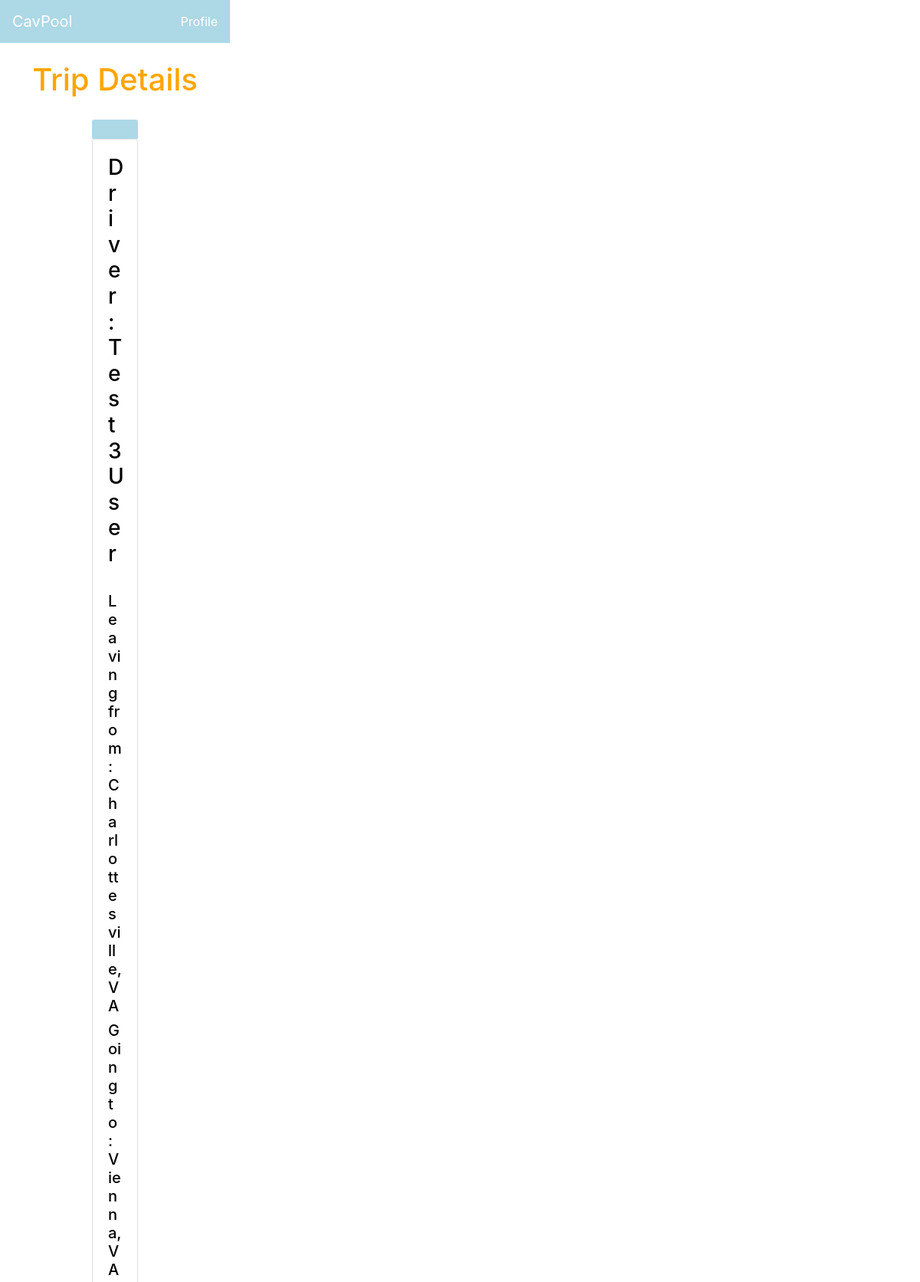
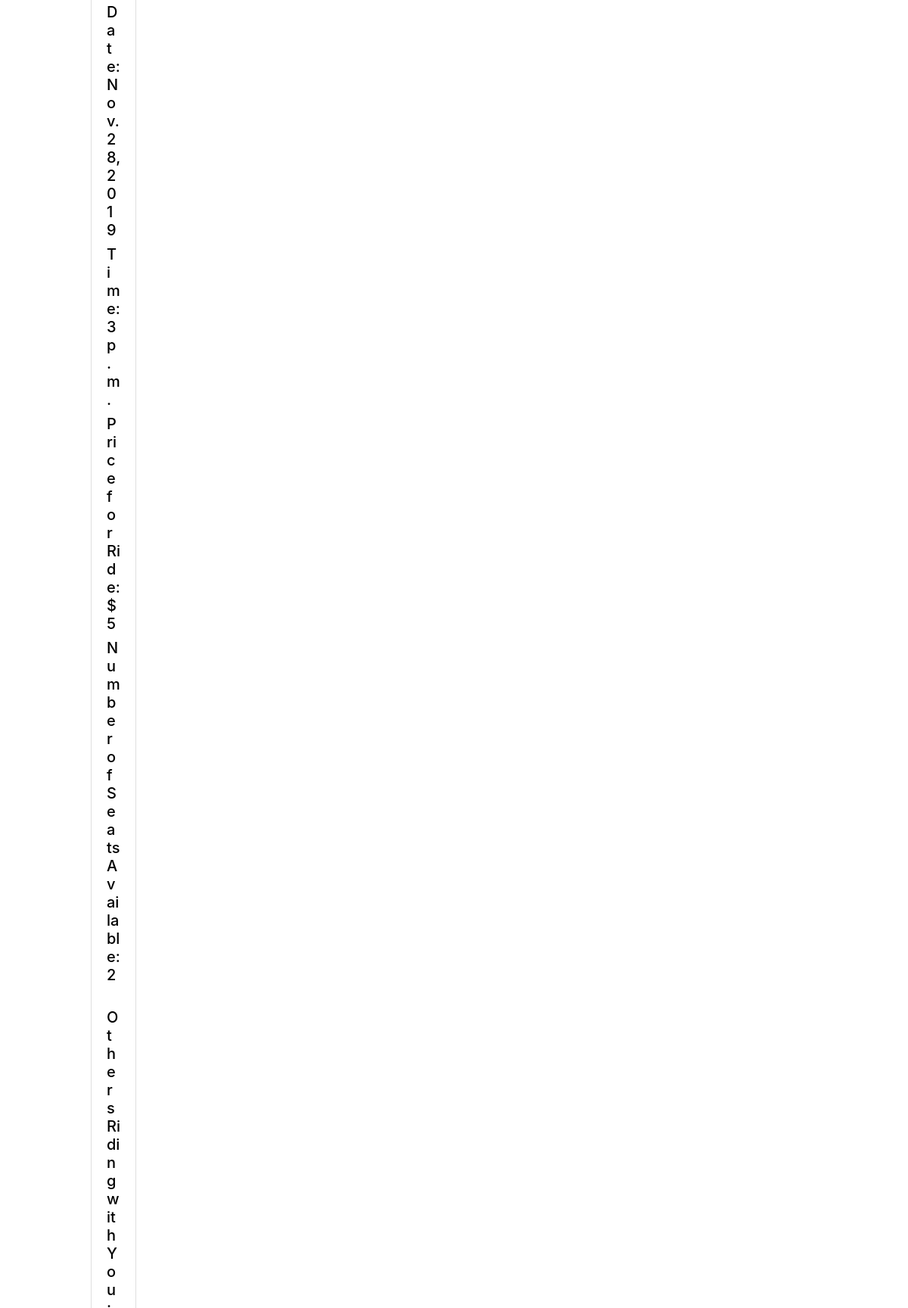
The page /17/ride (upper part) on the database its author committed (2 pictures, top to bottom).
### Rideshare_app/models.py (models this page shows)
class Ride(models.Model):
    departure_location = models.CharField(max_length = 30)
    destination_location = models.CharField(max_length = 30)
    departure_state = models.CharField(max_length = 30, null = True, blank = True)
    destination_state = models.CharField(max_length = 30, null = True, blank = True)
    date = models.DateField()
    time = models.TimeField(blank = True, null = True)
    seats = models.IntegerField(null = True, blank = True, default=1, validators=[MinValueValidator(1)])
    price = models.IntegerField(null = True, blank = True, default=0, validators=[MinValueValidator(0)])
    driver = models.ForeignKey(Driver, null = True, on_delete = models.CASCADE)
    riders = models.ManyToManyField(Rider, blank = True)
    confirmed_riders = models.ManyToManyField(Rider, blank = True, related_name = "confirmed_riders")
    pending_riders = models.ManyToManyField(Rider, blank = True, related_name = "pending_riders")

class Driver(models.Model):
    first_name = models.CharField(max_length = 30)
    last_name = models.CharField(max_length = 30)
    email = models.CharField(max_length = 100)
    venmo = models.CharField(max_length = 30, blank = True, null = True)
    phone_number = models.CharField(max_length = 20, blank = True, null = True)
    car_make = models.CharField(max_length = 30, blank = True, null = True)
    car_model = models.CharField(max_length = 30, blank = True, null = True)
    def __str__(self):
        return self.first_name + " " + self.last_name;

### Rideshare_app/views.py (the view)
# urls.py: path('<int:id>/ride', views.ride, name= 'ride'),
def ride(request, id):
    ride = get_object_or_404(Ride, pk = id)
    if request.method == "POST":
        form = RequestRideForm(request.POST)
        if form.is_valid() == True:
            rider = Rider.objects.get(pk=7)
            ride.pending_riders.add(rider)
            return HttpResponseRedirect(reverse('request_ride_result', args=(id,))) # here id refers to ride id
    else:
        form = RequestRideForm()
    pending_riders = ride.pending_riders.all()
    confirmed_riders = ride.confirmed_riders.all()
    context = {"ride" : ride, "pending_riders" : pending_riders, "confirmed_riders" : confirmed_riders}
    return render(request, 'Rideshare_app/ride.html', context)

### Rideshare_app/templates/Rideshare_app/ride.html (shortened to what this page needs)
{% load bootstrap4 %}
{% bootstrap_css %}
<html>
<head>
<link rel="stylesheet" type="text/css" href="profile.css">
  <nav class="navbar navbar-dark" style="background-color:lightblue">
  <a class="navbar-brand" style ="color:white" href = "{% url 'index' %}"> CavPool</a>
  <ul class="navbar-nav">
    <li class="nav-item active">
      <a class="nav-link" href="{% url 'profile' 4 %}">Profile</a>
    </li>
  </ul>
</nav>
<br>
  <div class="container">
     <h1 style = "text-align: center; color:orange"> Trip Details </h1>
  </div>
</head>
<div class="col-sm-4">
    <div class="card-header" style="background-color: lightblue; border-color: transparent;">
    </div>
    <div class="card">
      <div class="card-body">
        <h3 style = "text-align: left ;color: black"> Driver: {{ride.driver}} </h3>
        <br>
        <h5 style ="text-align: left ;color: black"> Leaving from: {{ride.departure_location}},{{ride.departure_state}}</h5>
        <h5 style ="text-align: left ;color: black"> Going to: {{ride.destination_location}}, {{ride.destination_state}}</h5>
        <h5 style ="text-align: left ;color: black"> Date: {{ride.date}}</h5>
        <h5 style ="text-align: left ;color: black"> Time: {{ride.time}}</h5>
        <h5 style ="text-align: left ;color: black"> Price for Ride: ${{ride.price}}</h5>
        <h5 style ="text-align: left ;color: black"> Number of Seats Available: {{ride.seats}}</h5>
        <br>
	    <h5 style ="text-align: left ;color: black"> Others Riding with You:
		</h5>
    <br>
	</div>
  </div>
</div>
</body>
</html>

### Rideshare_app/templates/Rideshare_app/profile.css (style rules this page uses)
html, body, header, .column { float: left; width: 50%; }

### Rideshare_app/templates/Rideshare_app/ride.html (style rules this page uses)
.col-sm-4 { width: 80%; margin: 0 auto; padding: 20px; }

### rows shown on the page
Ride: driver "Test3 User", departure_location "Charlottesville", departure_state "VA", destination_location "Vienna", destination_state "VA", date "Nov. 28, 2019", time "3 p.m.", price "5", seats "2"
